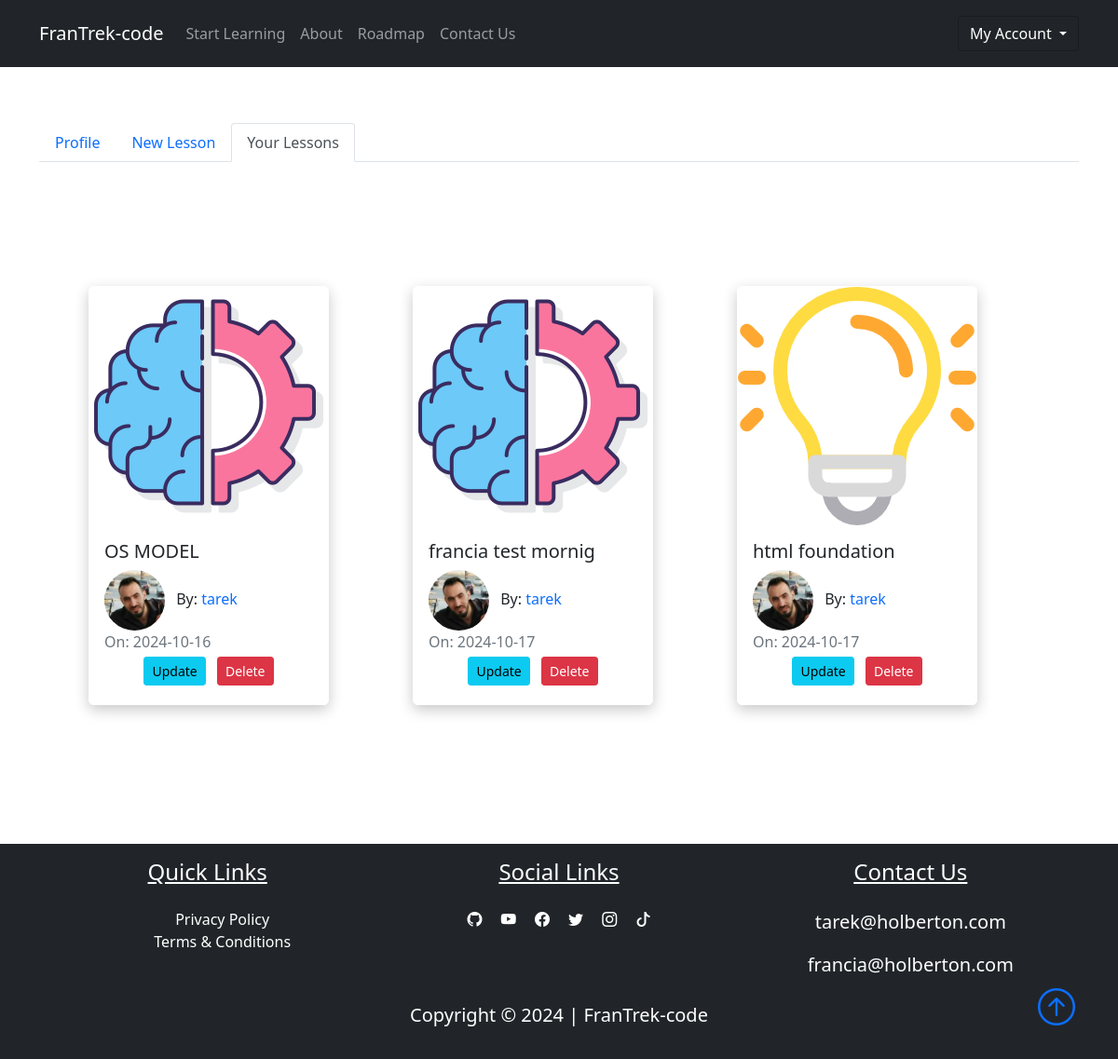
/dashboard/user_lessons (signed in), run on an earlier commit of the app's database.
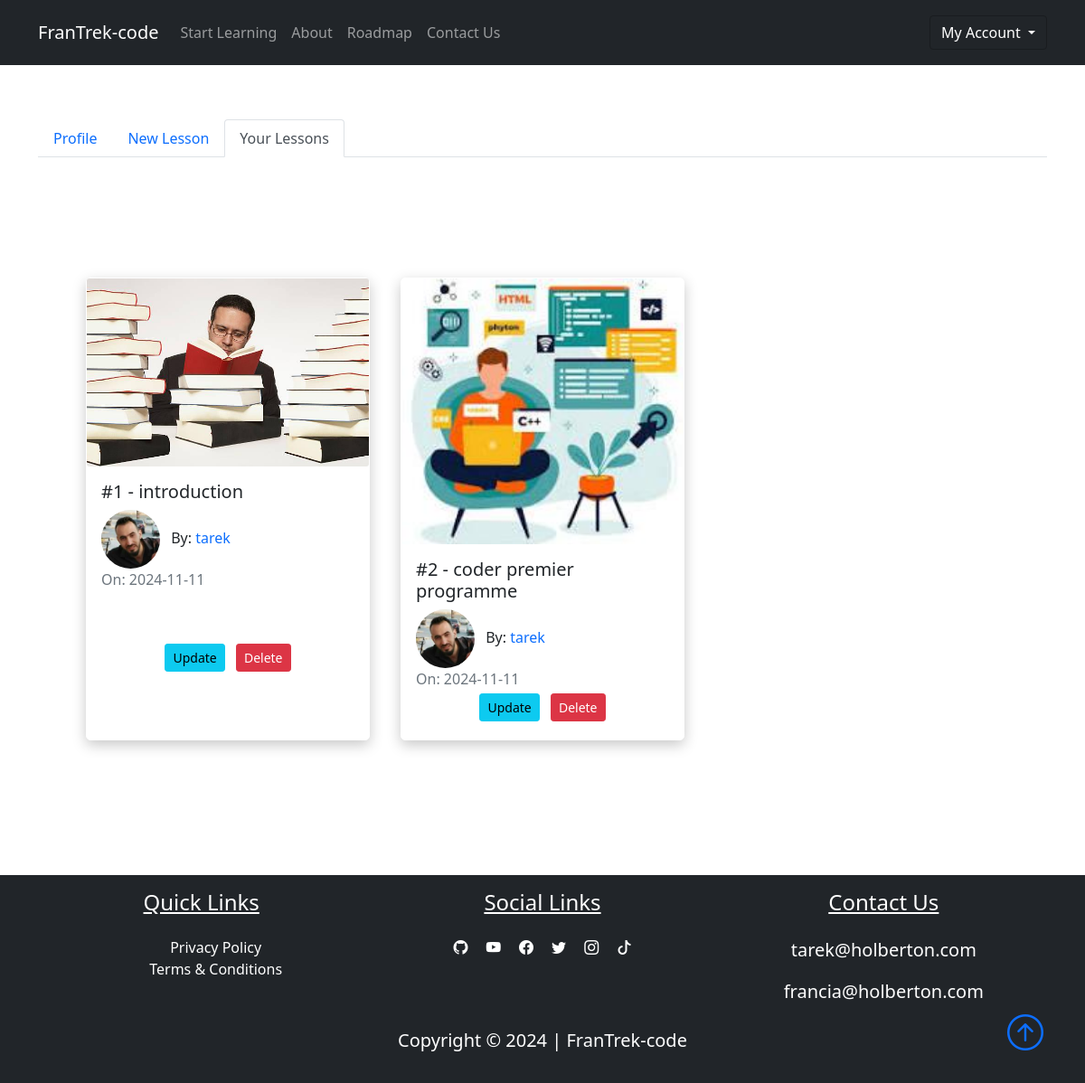
And on a later commit of the database.
### FranTrek/models.py (models this page shows, shortened)
class Lesson(db.Model):
    id = db.Column(db.Integer, primary_key=True)
    title = db.Column(db.String(100), nullable=False)
    date_posted = db.Column(db.DateTime, nullable=False, default=datetime.utcnow)
    content = db.Column(db.Text, nullable=False)
    thumbnail = db.Column(
        db.String(20), nullable=False, default="default_thumbnail.jpg"
    )
    slug = db.Column(db.String(32), nullable=False)
    user_id = db.Column(db.Integer, db.ForeignKey("user.id"), nullable=False)
    course_id = db.Column(db.Integer, db.ForeignKey("course.id"), nullable=False)

class User(db.Model, UserMixin):
    id = db.Column(db.Integer, primary_key=True)
    fname = db.Column(db.String(25), nullable=False)
    lname = db.Column(db.String(25), nullable=False)
    username = db.Column(db.String(25), unique=True, nullable=False)
    email = db.Column(db.String(125), unique=True, nullable=False)
    image_file = db.Column(db.String(20), nullable=False, default="default.png")
    bio = db.Column(db.Text, nullable=True)
    password = db.Column(db.String(60), nullable=False)
    lessons = db.relationship("Lesson", backref="author", lazy=True)

### FranTrek/lessons/routes.py (the view)
@lessons.route("/dashboard/user_lessons", methods=["GET", "POST"])
@login_required
def user_lessons():
    return render_template(
        "user_lessons.html", title="Your Lessons", active_tab="user_lessons"
    )

### FranTrek/models.py (called while the page is built)
@login_manager.user_loader
def load_user(user_id):
    return User.query.get(int(user_id))

### FranTrek/templates/user_lessons.html (shortened to what this page needs)
{% extends "dashboard.html" %}
{% block user_lessons %}
<div class="{{'tab-pane fade show active p-3' if active_tab == 'user_lessons' else 'tab-pane fade p-3'}}"
     id='nav-user_lessons' role="tabpanel" aria-labelledby="nav-user_lessons-tab"></div>
<section>
    <div class="container p-5">
        <div class="row">
            {% for lesson in current_user.lessons %}
            <div class="col-sm-12 col-md-6 col-lg-4 pb-5 d-flex align-items-stretch">
                <div class="card lesson">
                    <img src="{{ url_for('static', filename='lesson_thumbnails/' + lesson.thumbnail) }}" class="card-img">
                    <div class="card-body d-flex flex-column">
                        <h5 class="card-title">
                            <a class="text-decoration-none text-dark"
                               href="{{ url_for('lessons.lesson', lesson_slug=lesson.slug, course=lesson.course_name.title) }}">{{ lesson.title }}</a>
                        </h5>
                        <span>
                            <img class="article-img rounded-circle" src="{{ url_for('static', filename='user_pics/' + lesson.author.image_file) }}" alt="">
                            By: <a href="#" class="link">{{ lesson.author.username }}</a>
                        </span>
                        <span class="text-muted">On: {{ lesson.date_posted.strftime('%Y-%m-%d') }}</span>
                        <div class="m-auto">
                            <a href="{{ url_for('lessons.update_lesson', lesson_slug=lesson.slug, course=lesson.course_name.title) }}" class="btn btn-info btn-sm m-1">Update</a>
                            <button class="btn btn-danger btn-sm m-1" data-bs-toggle="modal" data-bs-target="#deleteModal{{ lesson.id }}"> Delete </button>
                        </div>
                    </div>
                </div>
            </div>
            {% endfor %}
        </div>
    </div>
</section>
{% endblock user_lessons %}

What changed in the data, as far as the page shows it:
removed Lesson: thumbnail (picture), title "OS MODEL", image_file (picture), author.username "tarek", date_posted "2024-10-16"
removed Lesson: thumbnail (picture), title "francia test mornig", image_file (picture), author.username "tarek", date_posted "2024-10-17"
removed Lesson: thumbnail (picture), title "html foundation", image_file (picture), author.username "tarek", date_posted "2024-10-17"
added Lesson: thumbnail (picture), title "#1 - introduction", image_file (picture), author.username "tarek", date_posted "2024-11-11"
added Lesson: thumbnail (picture), title "#2 - coder premier programme", image_file (picture), author.username "tarek", date_posted "2024-11-11"
